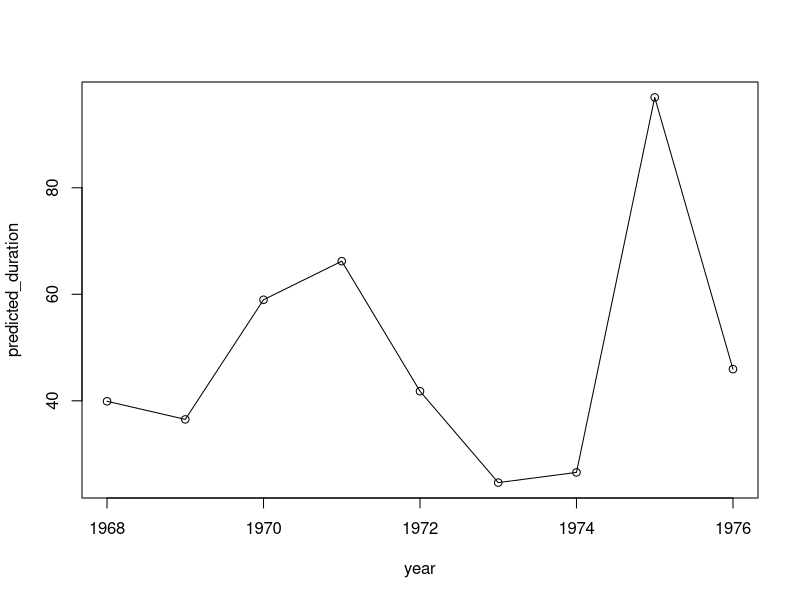

The R source for this figure:
## Analyze strike duration data (Exercise from Greene)

## Real industrial production
rlip <- data.frame(year=1968:1976,
                   ip=c(0.01138, 0.02299, -0.03957, -0.05467, 0.00535, 0.07427, 0.06450, -0.10443, -0.00700))

## Strikes with durations
df68 <- data.frame(year=1968, strike_duration=c(7, 9, 13, 14, 26, 29, 52, 130)                  )
df69 <- data.frame(year=1969, strike_duration=c(9, 37, 41, 49, 52, 119)                         )
df70 <- data.frame(year=1970, strike_duration=c(3, 17, 19, 28, 72, 99, 104, 114, 152, 153, 216) )
df71 <- data.frame(year=1971, strike_duration=c(15, 61, 98)                                     )
df72 <- data.frame(year=1972, strike_duration=c(2, 25, 85)                                      )
df73 <- data.frame(year=1973, strike_duration=c(3, 10)                                          )
df74 <- data.frame(year=1974, strike_duration=c(1,2,3,3,3,4,8,11,22,23,27,32,33,35,43,43,44,100))
df75 <- data.frame(year=1975, strike_duration=c(5, 49)                                          )
df76 <- data.frame(year=1976, strike_duration=c(2,12,12,21,21,27,38,42,117)                     )

kiefer <- merge(rbind(df68, df69, df70, df71, df72, df73, df74, df75, df76),rlip)


## One parameter Poisson (no covariates)

with(kiefer, mean(strike_duration))
with(kiefer, log(mean(strike_duration)))
with(kiefer, var(strike_duration))

summary(constant.glm <- glm(strike_duration ~ 1  , data=kiefer, family=poisson))
logLik(constant.glm)
predict(constant.glm,type="response")

## Poisson regression models log(lambda) (not lambda)
## To recover lambda, exponentiate the estimate of log(lambda)

## log(lambda) = XB, in this case log(lambda) = B We write the
## expression for the log likelihood (and must remember to set the optimizer to maximize)
poissonll <- function(beta) {
    y <- kiefer$strike_duration
    cons <- rep(1, length(kiefer$strike_duration))
    sum( -exp(beta*cons) + y * beta * cons )
}

## Use optimizer to find beta, the log lambda that maximizes log likelihood  (try two different optimizers)
(poissonll.opt  <- optimize( poissonll, interval=c(0,5), maximum=TRUE  ))
(poissonll.opt  <- optim( par=1,  poissonll, control = list(fnscale=-1), hessian=TRUE ))
## Note that the parameter estimates match glm but the log likelihood
## itself does not match glm because the ln(y!) component has been
## excluded


## Beta_hat and s.e. beta_hat
(poissonll.opt$par)
sqrt(-solve(poissonll.opt$hessian))
## Lambda_hat = exp(beta_hat)
exp(poissonll.opt$par)


## Computes ln(Y!) which is a formal piece of the ln L function (that does not depend on parameters)
lnfac  <- function(yi) {
    sum = 0 
    for (j in 1:yi) {
        sum = sum + log(j) }
    sum
}

## Log likelihood function including the formal ln(Y!) stuff.  Needed to match the glm results for the value of the objective
poissonll <- function(beta) {
    y <- kiefer$strike_duration
    cons <- rep(1, length(kiefer$strike_duration))
    sum( -exp(beta*cons) + y * beta * cons - sapply(y, lnfac))
}

## Use optimizer to find beta, the log lambda that maximizes log likelihood  (try two different optimizers)
(poissonll.opt  <- optimize( poissonll, interval=c(0,5), maximum=TRUE  ))
(poissonll.opt  <- optim( par=1,  poissonll, control=list(fnscale=-1) ))
## Lambda
exp(poissonll.opt$par)

## Log likelihood
poissonll.opt$value
## The MLE outperforms alternatives
poissonll(log(40))
poissonll(poissonll.opt$par)
poissonll(log(49))

## Likelihood 
exp(poissonll.opt$value)


## Two parameter Poisson (constant and one covariate)
## log(lambda) = XB
summary(kiefer2.glm <- glm(strike_duration ~ ip  , data=kiefer, family=poisson))
## Recover the expected arrival rate in the bivarate case
predict(kiefer2.glm,type="response")
## Log likelihood function for two-parameter model
poissonll2 <- function(beta) {
    y <- kiefer$strike_duration
    cons <- rep(1, length(kiefer$strike_duration))
    x <- kiefer$ip
    sum(  -exp(beta[1]*cons + beta[2] * x) + y * (beta[1]*cons + beta[2] * x) )
    }
(poissonll2.opt  <- optim(par=c(3,-7),  poissonll2, control=list(fnscale=-1), hessian=TRUE ))

rlip$predicted_duration = exp(poissonll2.opt$par[1] + poissonll2.opt$par[2]*rlip$ip)
with(rlip, plot(year, predicted_duration))
with(rlip, lines(year, predicted_duration))


## Beta_hat and s.e. beta_hat
(poissonll2.opt$par)
sqrt(diag(-solve(poissonll2.opt$hessian)))



## Three parameter Poisson (constant and two covariates)
## log(lambda) = XB
summary(kiefer3.glm <- glm(strike_duration ~ ip + I(year-1968) , data=kiefer, family=poisson))
## Log likelihood function for three-parameter model
poissonll3 <- function(beta) {
    y <- kiefer$strike_duration
    cons <- rep(1, length(kiefer$strike_duration))
    x <- kiefer$ip
    t <- kiefer$year - 1968
    sum(  -exp(beta[1]*cons + beta[2]*x + beta[3]*t) + y * (beta[1]*cons + beta[2]*x + beta[3]*t) )
    }
(poissonll3.opt  <- optim(par=c(3,-7,-0.10),  poissonll3, control=list(fnscale=-1), hessian=TRUE ))

## Beta_hat and s.e. beta_hat
(poissonll3.opt$par)
sqrt(diag(-solve(poissonll3.opt$hessian)))
